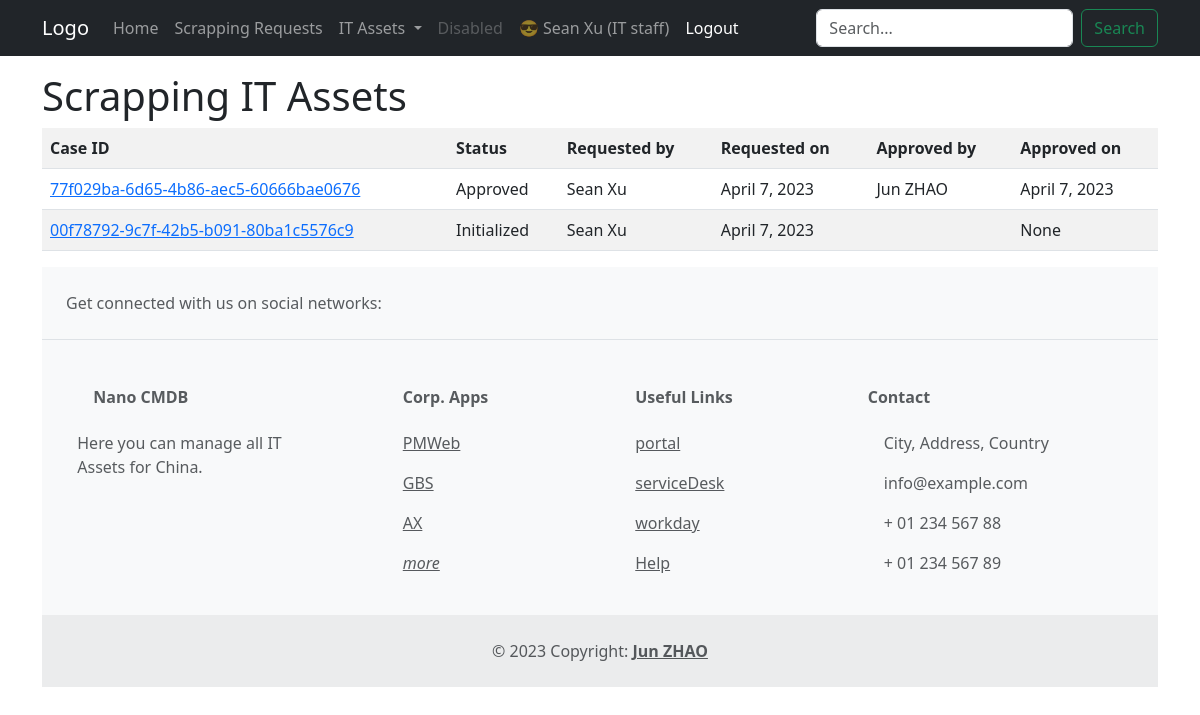
The app's page /nanoassets/instance_scrapping_request_list/ (signed in) with its own data.
### nanoassets/models.py (models this page shows, shortened)
class ScrapRequest(models.Model):
    case_id = models.UUIDField(_("Request case ID"), primary_key=True,
                               default=uuid.uuid4, help_text='Unique ID for the particular request')
    REQUEST_STATUS = (
        ('I', 'Initialized'),
        ('A', 'Approved'),
    )
    status = models.CharField(
        _("Request status"), choices=REQUEST_STATUS, default='I', max_length=1)
    requested_by = models.ForeignKey(User, verbose_name=_(
        "Requested by"), related_name='+', on_delete=models.SET_NULL, null=True, blank=True)
    requested_on = models.DateField(
        _("Requested on"), auto_now=False, auto_now_add=True, blank=True, null=True)
    approved_by = models.ForeignKey(User, verbose_name=_(
        "Approved by"), related_name='+', on_delete=models.SET_NULL, null=True, blank=True)
    approved_on = models.DateField(
        _("Approved on"), auto_now=False, auto_now_add=False, blank=True, null=True)
    class Meta:
        ordering = ['requested_on',]

### nanoassets/views.py (the view)
# urls.py: path('instance_scrapping_request_list/', views.InstanceScrappingRequestListView.as_view(), name='instance-scrapping-request-list'),
class InstanceScrappingRequestListView(LoginRequiredMixin, generic.ListView):
    model = ScrapRequest
    template_name = 'nanoassets/instance_scrapping_request_list.html'

### templatetags/auth_extras.py (called while the page is built)
@register.filter(name='has_group')
def has_group(user, group_name):
    try:
        group = Group.objects.get(name=group_name)
        return True if group in user.groups.all() else False
    except:
        return False

### nanoassets/templates/nanoassets/instance_scrapping_request_list.html (shortened to what this page needs)
{% extends 'base.html' %}
{% block page_content %}
    <h1>Scrapping IT Assets</h1>
    {% if user|has_group:"IT China" %}
        {% if scraprequest_list %}
            <table class="table table-striped table-hover">
                <tr>
                    <th>Case ID</th>
                    <th>Status</th>
                    <th>Requested by</th>
                    <th>Requested on</th>
                    <th>Approved by</th>
                    <th>Approved on</th>
                </tr>
                {% for request in scraprequest_list %}
                    <tr>
                        <td>
                            <a href="{% url 'instance-scrapping-request-detail' request.case_id %}">{{ request.case_id }}</a>
                        </td>
                        <td>{{ request.get_status_display }}</td>
                        <td>{{ request.requested_by.get_full_name }}</td>
                        <td>{{ request.requested_on }}</td>
                        <td>{{ request.approved_by.get_full_name }}</td>
                        <td>{{ request.approved_on }}</td>
                    </tr>
                {% endfor %}
            </table>
        {% else %}
            <p>There are no Scrapping Request here !</p>
        {% endif %}
    {% else %}
        <p>You're not IT China staff.</p>
    {% endif %}
{% endblock page_content %}

### templates/base.html (shortened to what this page needs)
<!doctype html>
<html lang="en">
  <head>
    <link href="https://cdn.jsdelivr.net/npm/bootstrap@5.3.0-alpha2/dist/css/bootstrap.min.css"
          rel="stylesheet"
>
  </head>
  <body>
    {% load auth_extras %}
    <nav class="navbar navbar-expand-lg navbar-dark bg-dark sticky-top">
      <div class="container">
        <a class="navbar-brand" href="#">Logo</a>
        <div class="collapse navbar-collapse" id="navbarSupportedContent">
          <ul class="navbar-nav me-auto mb-2 mb-lg-0">
            <li class="nav-item">
              <a class="nav-link" aria-current="page" href="#">Home</a>
            </li>
            <li class="nav-item">
              <a class="nav-link" href="{% url 'instance-scrapping-request-list' %}">Scrapping Requests</a>
            </li>
            <li class="nav-item dropdown">
              <a class="nav-link dropdown-toggle"
                 href="#"
                 role="button"
                 data-bs-toggle="dropdown"
                 aria-expanded="false">
                IT Assets
              </a>
            </li>
            <li class="nav-item">
              <a class="nav-link disabled">Disabled</a>
            </li>
            <li class="nav-item">
              {% if user.is_authenticated %}
                <li>
                  <span class="nav-link">
                    😎 {{ user.get_full_name|truncatechars:8 }}
                    {% if user|has_group:"IT China" %}
                      (IT staff)
                    {% else %}
                      (non IT staff)
                    {% endif %}
                  </span>
                </li>
                <li>
                  <a class="nav-link active"
                     href="{% url 'logout' %}?next={{ request.path }}">Logout</a>
                </li>
              {% else %}
                <li>
                  <a class="nav-link active"
                     href="{% url 'login' %}?next={{ request.path }}"><span class="glyphicon glyphicon-log-in"></span>Login</a>
                </li>
              {% endif %}
            </li>
          </ul>
          {% if user|has_group:"IT China" %}
            <form class="d-flex"
                  role="search"
                  action="{% url 'instance-search-results' %}"
                  method="get">
              <input class="form-control me-2"
                     name="q"
                     type="search"
                     placeholder="Search..."
                     aria-label="Search">
              <button class="btn btn-outline-success" type="submit">Search</button>
            </form>
          {% endif %}
        </div>
      </div>
    </nav>
    <div class="container mt-3">
      {% block page_content %}
      {% endblock page_content %}
      <footer class="text-center text-lg-start bg-light text-muted">
        <section class="d-flex justify-content-center justify-content-lg-between p-4 border-bottom">
          <div class="me-5 d-none d-lg-block">
            <span>Get connected with us on social networks:</span>
          </div>
          <div>
          </div>
        </section>
        <section class="">
          <div class="container text-center text-md-start mt-5">
            <div class="row mt-3">
              <div class="col-md-3 col-lg-4 col-xl-3 mx-auto mb-4">
                <h6 class="text-capitalize fw-bold mb-4">
                  nano CMDB
                </h6>
                <p>Here you can manage all IT Assets for China.</p>
              </div>
              <div class="col-md-2 col-lg-2 col-xl-2 mx-auto mb-4">
                <h6 class="text-capitalize fw-bold mb-4">Corp. Apps</h6>
                <p>
                  <a href="https://tishmanspeyer.pmweb.com/pmwebsaml/" class="text-reset">PMWeb</a>
                </p>
                <p>
                  <a href="https://xapps.tishmanspeyer.com/gbs/" class="text-reset">GBS</a>
                </p>
                <p>
                  <a href="https://connect.tishmanspeyer.com/dynamics-ax"
                     class="text-reset">AX</a>
                </p>
                <p>
                  <a href="#!" class="text-reset"><em>more</em></a>
                </p>
              </div>
              <div class="col-md-3 col-lg-2 col-xl-2 mx-auto mb-4">
                <h6 class="text-capitalize fw-bold mb-4">Useful links</h6>
                <p>
                  <a href="https://connect.tishmanspeyer.com/" class="text-reset">portal</a>
                </p>
                <p>
                  <a href="https://tishmanspeyer.service-now.com/sp/" class="text-reset">serviceDesk</a>
                </p>
                <p>
                  <a href="https://wd5.myworkday.com/ts/login-saml2.htmld"
                     class="text-reset">workday</a>
                </p>
                <p>
                  <a href="#!" class="text-reset">Help</a>
                </p>
              </div>
              <div class="col-md-4 col-lg-3 col-xl-3 mx-auto mb-md-0 mb-4">
                <h6 class="text-capitalize fw-bold mb-4">
                  Contact
                </h6>
                <p>
                   City, Address, Country
                </p>
                <p>
                  info@example.com
                </p>
                <p>
                   + 01 234 567 88
                </p>
                <p>
                   + 01 234 567 89
                </p>
              </div>
            </div>
          </div>
        </section>
        <div class="text-center p-4" style="background-color: rgba(0, 0, 0, 0.05)">
          © 2023 Copyright:
          <a class="text-reset fw-bold" href="https://github.com/zhao27j/">Jun ZHAO</a>
        </div>
      </footer>
    </div>
  </body>
</html>

### records on screen
ScrapRequest: case_id "77f029ba-6d65-4b86-aec5-60666bae0676", status "Approved", requested_by.get_full_name "Sean Xu", requested_on "April 7, 2023", approved_by.get_full_name "Jun ZHAO", approved_on "April 7, 2023"
ScrapRequest: case_id "00f78792-9c7f-42b5-b091-80ba1c5576c9", status "Initialized", requested_by.get_full_name "Sean Xu", requested_on "April 7, 2023", approved_on "None"

### other values on screen
{{ user.get_full_name|truncatechars:8 }} "Sean Xu"
